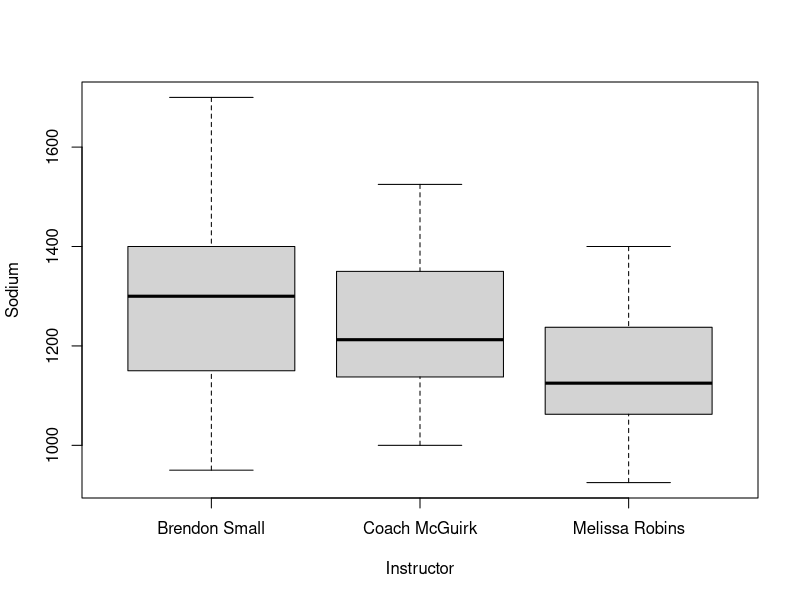
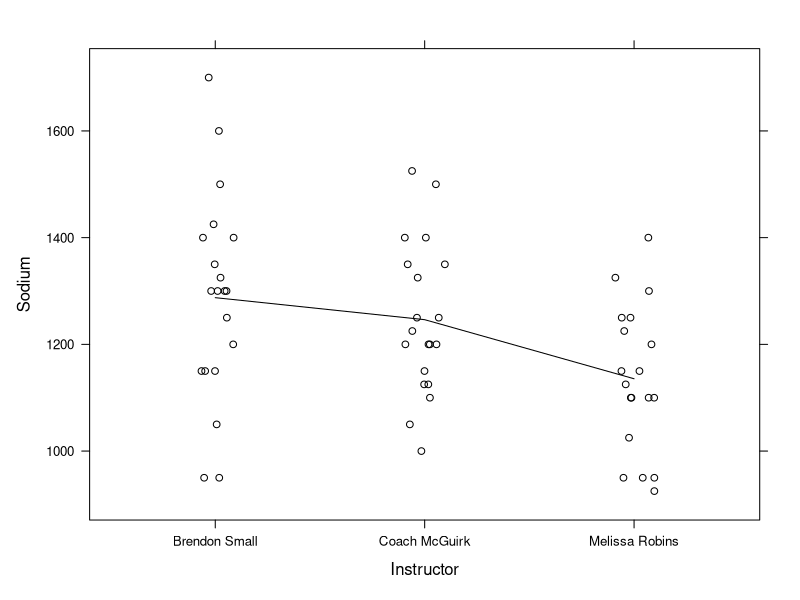
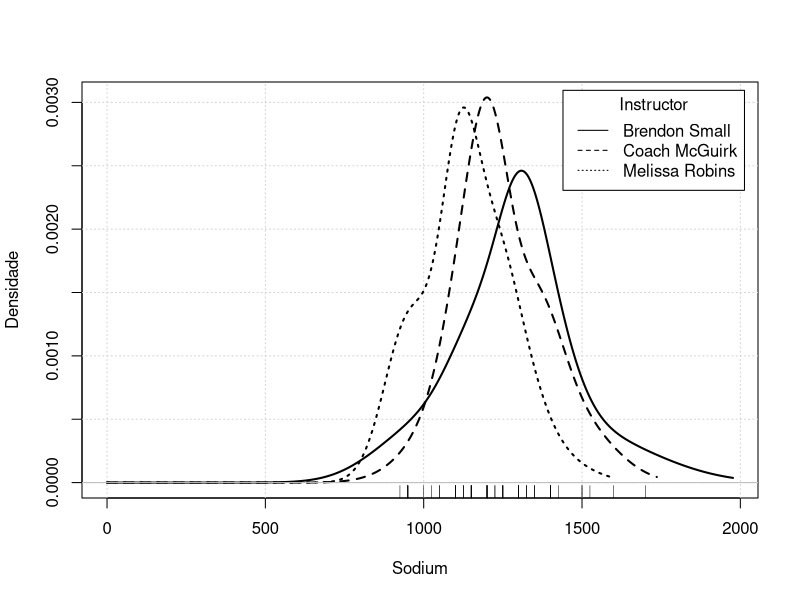
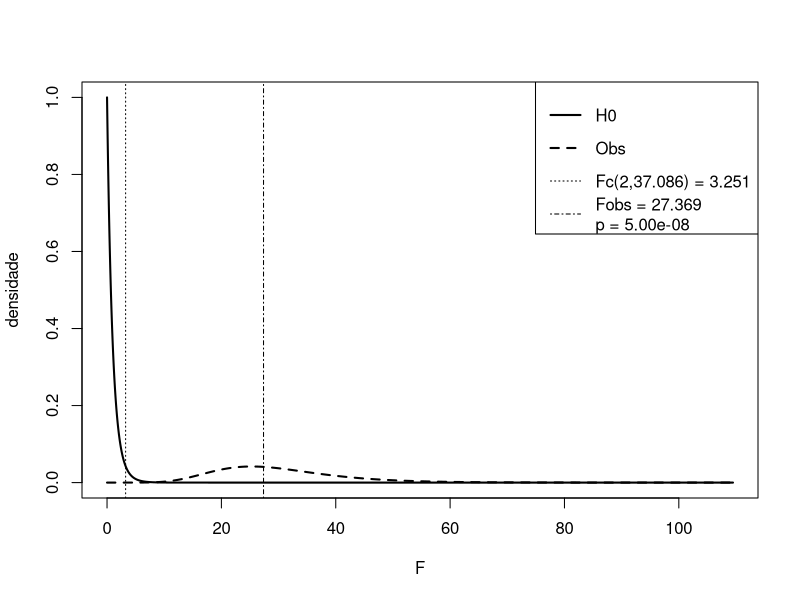

Source code (R) for these figures, in order:
# ANOVA1f_dep_desbalanc_sodio.R
# para ajustar este RScript para outros dados
# troque a planilha xlsx e substitua as palavras
# Instructor pela nova VI (fator)
# Sodium pela nova VD (resposta)

library(psych)
library(lattice)
library(car)
library(lmerTest)
library(readxl)

# suppress warnings
options(warn=-1)

TH <- read_excel("Nutricao3parD.xlsx")
TH$Instructor <- factor(TH$Instructor, levels=unique(TH$Instructor))

print(with(TH, psych::describeBy(Sodium,Instructor,digits=2)))
boxplot(Sodium~Instructor,data=TH,
        ylab=names(TH)[which(names(TH)=="Sodium")],
        xlab=names(TH)[which(names(TH)=="Instructor")]
)
print(grf <- lattice::xyplot(Sodium~Instructor, data=TH, type=c("p","a"),
                             jitter.x=TRUE, col="black"))
car::densityPlot(Sodium~Instructor, data=TH, rug=TRUE, from=0, normalize=TRUE,
                 na.rm=TRUE, ylab="Densidade", col=c("black", "black", "black"))
cat("\n")

cat(paste("\nTeste omnibus por GLMM com efeito aleatorio\n"))
alfa <- 0.05
VD <- names(TH)[which(names(TH)=="Sodium")]
VI <- names(TH)[which(names(TH)=="Instructor")]
cat("VD =", VD,"\n")
cat("Fator =", VI,"\n")
cat("\nAnalise de significancia estatistica: teste omnibus\n")
res <- lmerTest::lmer(Sodium~Instructor + (1|Student), data=TH, REML=TRUE)
cat("\n"); print(res1 <- stats::anova(res)); cat("\n")
print(lmerTest::rand(res))
cat(paste("\nTeste post hoc\n\n"))
print(out <- lmerTest::difflsmeans(res))
dfn <- as.numeric(res1[3])
dfd <- as.numeric(res1[4])
F <- as.numeric(res1[5])
cat("\nAnalise de significancia pratica: tamanho de efeito\n")
eta2 <- dfn*F/(dfn*F+dfd)
if (0 <= eta2 & eta2 < 0.1) {geta2 <- "minimo"}
if (0.1 <= eta2 & eta2 < 0.6) {geta2 <- "pequeno"}
if (0.6 <= eta2 & eta2 < 0.14) {geta2 <- "intermediario"}
if (0.14 <= eta2 & eta2 <= 1.0) {geta2 <- "grande"}
cat("\neta^2 =", eta2, "\nGrau", geta2,
    "de explicacao da variancia da VD", VD,"pela VI", VI,"\n")
f2 <- eta2/(1-eta2) # tamanho de efeito f de Cohen
ncp <- dfd*f2 # parametro de nao-centralidade
fc <- qf(1-alfa, dfn, dfd, 0)
p <- 1-pf(F,dfn,dfd,0)
if (p < 1e-4)
{
  p <- sprintf("%.2e",p)
} else
{
  p <- sprintf("%.4f",p)
}
f <- seq(0,2*ncp,0.01)
densf <- df(f, dfn, dfd, 0)
plot(f, densf, xlab="F", ylab="densidade", lwd=2, type="l")
densf <- df(f, dfn, dfd, ncp)
lines(f,densf, lwd=2, lty=2)
abline(v=fc, lty=3)
abline(v=F, lty=4)
legend("topright",
       c("H0", "Obs", 
         paste("Fc(",dfn,",",round(dfd,3),") = ",round(fc,3),sep=""), 
         paste("Fobs = ",round(F,3),"\n",
               "p = ",p,sep="") 
         ), 
       lwd=c(2,2,1,1), lty=c(1,2,3,4))
cat("\n\nSelecao de modelo\n")
R2aj <- (F-1)/((F-1)+dfd+1)
cat("- R^2 ajustado =", R2aj, "\n")
omega2 <- (F-1)/((F-1)+dfd+2)
cat("- omega^2 = ", omega2,"\n\n")
# enable warnings
options(warn=0)
